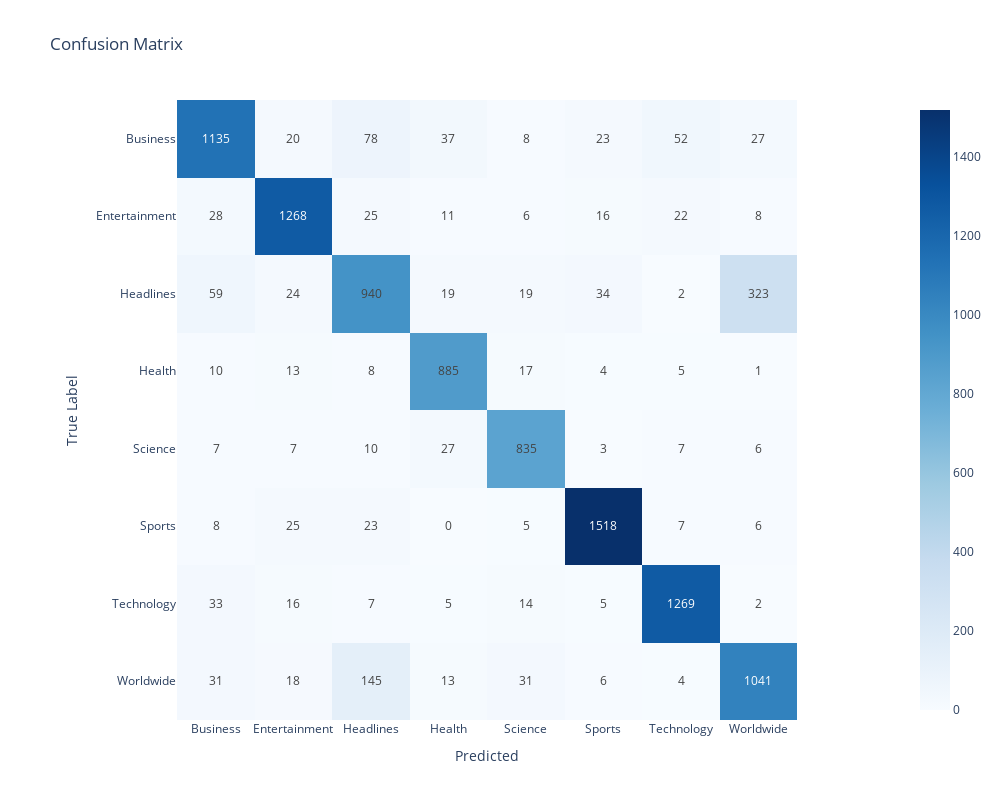

The cell this chart's notebook holds for it:
### Code cell
class_labels = label_encoder.inverse_transform(range(8))
# call the report function to visualize the classification results, use the above class_labels
report(y_test, val_pred1, class_labels)

### Figure 1 — Plotly figure (JSON) as saved in the notebook; plotly's stock layout.template omitted (floating-point values rounded to 4 significant figures)
{"data": [{"coloraxis": "coloraxis", "hovertemplate": "Predicted: %{x}<br>True Label: %{y}<br>color: %{z}<extra></extra>", "name": "0", "texttemplate": "%{z}", "type": "heatmap", "x": ["Business", "Entertainment", "Headlines", "Health", "Science", "Sports", "Technology", "Worldwide"], "xaxis": "x", "y": ["Business", "Entertainment", "Headlines", "Health", "Science", "Sports", "Technology", "Worldwide"], "yaxis": "y", "z": [[1135, 20, 78, 37, 8, 23, 52, 27], [28, 1268, 25, 11, 6, 16, 22, 8], [59, 24, 940, 19, 19, 34, 2, 323], [10, 13, 8, 885, 17, 4, 5, 1], [7, 7, 10, 27, 835, 3, 7, 6], [8, 25, 23, 0, 5, 1518, 7, 6], [33, 16, 7, 5, 14, 5, 1269, 2], [31, 18, 145, 13, 31, 6, 4, 1041]]}], "layout": {"coloraxis": {"colorscale": [[0, "rgb(247,251,255)"], [0.125, "rgb(222,235,247)"], [0.25, "rgb(198,219,239)"], [0.375, "rgb(158,202,225)"], [0.5, "rgb(107,174,214)"], [0.625, "rgb(66,146,198)"], [0.75, "rgb(33,113,181)"], [0.875, "rgb(8,81,156)"], [1, "rgb(8,48,107)"]]}, "height": 800, "title": {"text": "Confusion Matrix"}, "width": 1000, "xaxis": {"anchor": "y", "constrain": "domain", "domain": [0, 1], "scaleanchor": "y", "title": {"text": "Predicted"}}, "yaxis": {"anchor": "x", "autorange": "reversed", "constrain": "domain", "domain": [0, 1], "title": {"text": "True Label"}}}}
